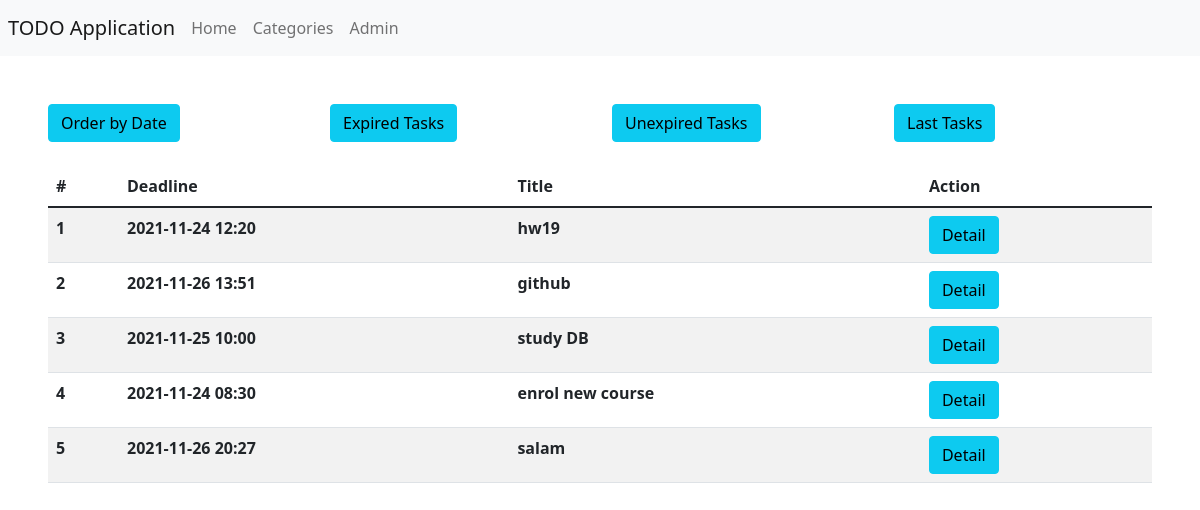
The page /tasks/ on the database as committed earlier.
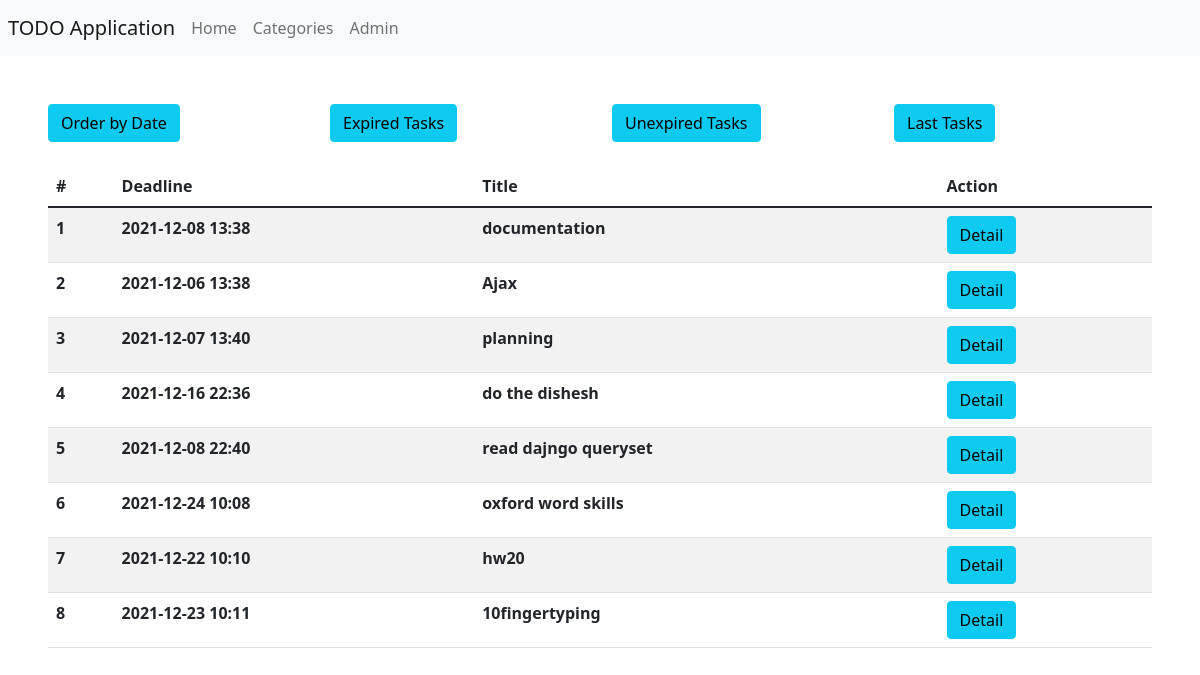
The same page on the database as committed later.
### todo/models.py (models this page shows, shortened)
class Task(models.Model):
    PRIORITY_CHOICES = [(3,"Low"), (2,"Medium"), (1,"High")]
    categories = models.ManyToManyField(Category,)
    title = models.CharField(max_length=30)
    description = models.TextField()
    priority = models.IntegerField(choices=PRIORITY_CHOICES)
    schedule = models.DateTimeField()
    time_created = models.DateTimeField(auto_now_add=True)

### todo/views.py (the view, shortened to what this page needs)
# urls.py: path('tasks/', TaskListView.as_view(), name='tasks'),
class TaskListView(ListView):
    model = Task

### templates/todo/task_list.html (shortened to what this page needs)
{% extends 'base.html' %}
{% load static %}
{% block navbar %}
    <li class="nav-item">
        <a class="nav-link" href={% url 'index' %}>Home</a>
    </li>
    <li class="nav-item">
        <a class="nav-link" href={% url 'categories' %}>Categories</a>
    </li>
    <li class="nav-item">
        <a class="nav-link" href={% url 'admin:index' %}>Admin</a>
    </li>
{% endblock navbar %}
{% block content %}
<div class="row">
    <div class="col">
        <a href={% url 'tasks'%} class="button btn btn-info" >Order by Date</a>
    </div>
    <div class="col">
        <a href={% url 'expired_tasks'%} class="button btn btn-info">Expired Tasks</a>
    </div>
    <div class="col">
        <a href={% url 'unexpired_tasks'%} class="button btn btn-info">Unexpired Tasks</a>
    </div>
    <div class="col">
        <a href={% url 'last_tasks'%} class="button btn btn-info">Last Tasks</a>
    </div>
</div>
<table class="table table-striped mt-4">
    <thead>
        <tr>
            <th scope="col">#</th>
            <th scope="col">Deadline</th>
            <th scope="col">Title</th>
            <th scope="col">Action</th>
        </tr>
    </thead>
    <tbody id="tasks_list">
        {% for task in object_list %}
        <tr>
            <th scope="row">{{forloop.counter}}</th>
            <th>{{task.schedule | date:"Y-m-d H:i"}}</th>
            <th>{{task.title}}</th>
            <th>
                <a href="{% url 'task_detail' task.pk %}" class="btn btn-info">Detail</a>
            </th>
        </tr>
        {% endfor %}
    </tbody>
</table>
{% endblock content %}

### templates/base.html (shortened to what this page needs)
<!doctype html>
<html lang="en">
  <head>
    <link rel="stylesheet" href="https://cdn.jsdelivr.net/npm/bootstrap@5.1.3/dist/css/bootstrap.min.css">
  </head>
  <body>
	<nav class="navbar navbar-expand-lg navbar-light bg-light">
		<a class="mx-2 navbar-brand" href={% url 'index' %}>TODO Application</a>
        <div class="collapse navbar-collapse" id="navbarNav">
          <ul class="navbar-nav">
            {% block navbar %}{% endblock navbar %}
          </ul>
        </div>
    </nav>
	<div id="content" class="p-4 p-md-5 pt-5">
		{% block content %}{% endblock content %}
	</div>
  </body>
</html>

Rows that differ between the two databases and show on the page:
removed Task: schedule "2021-11-24 12:20", title "hw19"
removed Task: schedule "2021-11-26 13:51", title "github"
removed Task: schedule "2021-11-25 10:00", title "study DB"
removed Task: schedule "2021-11-24 08:30", title "enrol new course"
removed Task: schedule "2021-11-26 20:27", title "salam"
added Task: schedule "2021-12-08 13:38", title "documentation"
added Task: schedule "2021-12-06 13:38", title "Ajax"
added Task: schedule "2021-12-07 13:40", title "planning"
added Task: schedule "2021-12-16 22:36", title "do the dishesh"
added Task: schedule "2021-12-08 22:40", title "read dajngo queryset"
added Task: schedule "2021-12-24 10:08", title "oxford word skills"
added Task: schedule "2021-12-22 10:10", title "hw20"
added Task: schedule "2021-12-23 10:11", title "10fingertyping"
